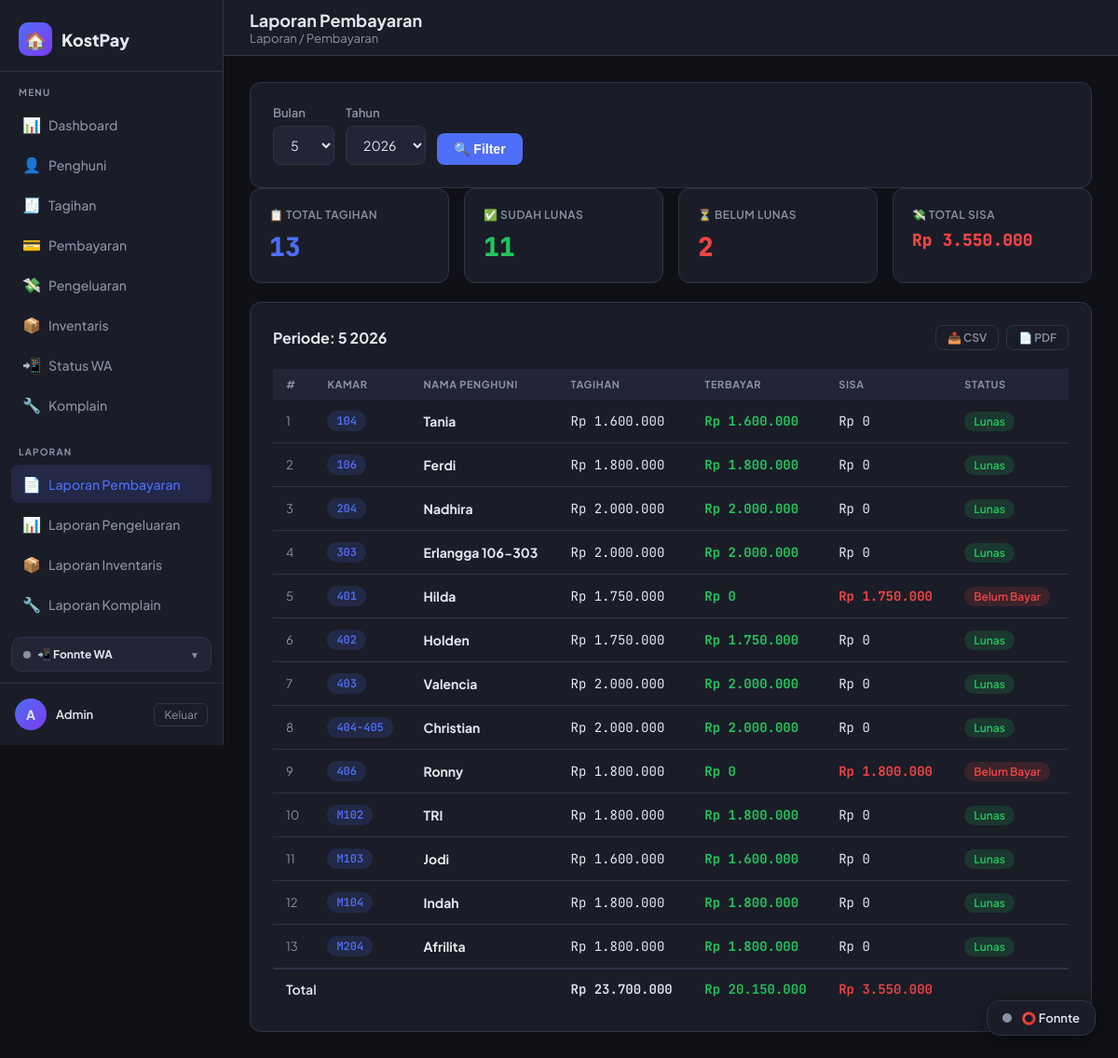
Page /laporan/pembayaran (signed in) on the committed database.
### tables this page shows
CREATE TABLE tagihan (
            id           INTEGER PRIMARY KEY AUTOINCREMENT,
            penghuni_id  INTEGER NOT NULL,
            bulan        TEXT    NOT NULL,   -- format: YYYY-MM
            jumlah       REAL    NOT NULL,
            keterangan   TEXT,
            status       TEXT    NOT NULL DEFAULT 'belum',  -- belum / lunas / sebagian
            created_at   TEXT    DEFAULT (datetime('now','localtime')), tanggal_jatuh_tempo TEXT, notif_wa_terkirim INTEGER NOT NULL DEFAULT 0, wa_count INTEGER DEFAULT 0,
            FOREIGN KEY (penghuni_id) REFERENCES penghuni(id)
        );

### routes/laporan_routes.py (the view)
@laporan_bp.route('/pembayaran')
@login_required
def pembayaran():
    bulan, tahun = _get_filter_params()
    db = get_db()
    rows = db.execute("""
        SELECT p.nama AS nama_penghuni, p.nomor_kamar,
               CAST(substr(t.bulan,6,2) AS INTEGER) AS bulan,
               CAST(substr(t.bulan,1,4) AS INTEGER) AS tahun,
               t.jumlah AS jumlah_tagihan,
               COALESCE(SUM(py.jumlah_bayar), 0) AS total_bayar, t.status
        FROM tagihan t
        JOIN penghuni p ON p.id = t.penghuni_id
        LEFT JOIN pembayaran py ON py.tagihan_id = t.id
        WHERE substr(t.bulan,6,2) = printf('%02d', ?) AND substr(t.bulan,1,4) = ?
        GROUP BY t.id ORDER BY p.nomor_kamar, p.nama
    """, (bulan, str(tahun))).fetchall()
    total_tagihan  = sum(r['jumlah_tagihan'] for r in rows)
    total_terbayar = sum(r['total_bayar']    for r in rows)
    total_sisa     = total_tagihan - total_terbayar
    jumlah_lunas   = sum(1 for r in rows if r['status'] == 'lunas')
    jumlah_belum   = len(rows) - jumlah_lunas
    return render_template('laporan/pembayaran.html',
        rows=rows, bulan=bulan, tahun=tahun,
        total_tagihan=total_tagihan, total_terbayar=total_terbayar,
        total_sisa=total_sisa, jumlah_lunas=jumlah_lunas,
        jumlah_belum=jumlah_belum, tahun_list=_tahun_list(db))

### models/database.py (called while the page is built)
def get_db():
    conn = sqlite3.connect(DATABASE)
    conn.row_factory = sqlite3.Row  # akses kolom via nama
    return conn

### routes/laporan_routes.py (called while the page is built)
def _get_filter_params():
    now = datetime.date.today()
    bulan = request.args.get('bulan', type=int, default=now.month)
    tahun = request.args.get('tahun', type=int, default=now.year)
    return bulan, tahun

def _tahun_list(db):
    rows = db.execute("SELECT DISTINCT substr(bulan,1,4) AS tahun FROM tagihan ORDER BY tahun DESC").fetchall()
    return [int(r['tahun']) for r in rows] or [datetime.date.today().year]

### utils/activity_logger.py (called while the page is built, shortened)
def log_activity(app):
    @app.before_request
    def _track():
        admin_id = session.get("admin_id")
        username = session.get("admin_username")
        if not admin_id or not username:
            return

### utils/auth.py (called while the page is built)
def login_required(f):
    @wraps(f)
    def decorated(*args, **kwargs):
        if 'admin_id' not in session:
            flash('Silakan login terlebih dahulu.', 'warning')
            return redirect(url_for('auth.login'))
        return f(*args, **kwargs)
    return decorated

### utils/context_processors.py (called while the page is built)
def register_context_processors(app):
    @app.context_processor
    def inject_komplain_badge():
        if not session.get('admin_id'):
            return {}
        try:
            from models.database import get_db
            row = get_db().execute(
                "SELECT COUNT(*) c FROM komplain WHERE status='baru'"
            ).fetchone()
            return {'komplain_baru_count': row['c'] if row and row['c'] else 0}
        except Exception:
            return {'komplain_baru_count': 0}

### utils/format_helper.py (called while the page is built)
def rupiah(amount) -> str:
    try:
        return f"Rp {float(amount):,.0f}".replace(",", ".")
    except (ValueError, TypeError):
        return "Rp 0"

def nama_bulan(bulan_str: str) -> str:
    BULAN = [
        '', 'Januari', 'Februari', 'Maret', 'April', 'Mei', 'Juni',
        'Juli', 'Agustus', 'September', 'Oktober', 'November', 'Desember'
    ]
    try:
        tahun, bln = bulan_str.split('-')
        return f"{BULAN[int(bln)]} {tahun}"
    except Exception:
        return bulan_str

def status_badge(status: str) -> dict:
    map_ = {
        'belum':   {'label': 'Belum Bayar', 'color': 'danger'},
        'sebagian':{'label': 'Sebagian',    'color': 'warning'},
        'lunas':   {'label': 'Lunas',       'color': 'success'},
    }
    return map_.get(status, {'label': status, 'color': 'secondary'})

### templates/laporan/pembayaran.html (shortened to what this page needs)
{% extends 'base.html' %}
{% block page_title %}Laporan Pembayaran{% endblock %}
{% block breadcrumb %}Laporan / Pembayaran{% endblock %}
{% block content %}
<div class="card mb-3">
  <form method="get" style="display:flex; gap:12px; align-items:flex-end; flex-wrap:wrap;">
    <div class="form-group" style="margin:0;">
      <label>Bulan</label>
      <select name="bulan">
        {% for b in range(1,13) %}
          <option value="{{ b }}" {% if b == bulan %}selected{% endif %}>{{ b | nama_bulan }}</option>
        {% endfor %}
      </select>
    </div>
    <div class="form-group" style="margin:0;">
      <label>Tahun</label>
      <select name="tahun">
        {% for t in tahun_list %}
          <option value="{{ t }}" {% if t == tahun %}selected{% endif %}>{{ t }}</option>
        {% endfor %}
      </select>
    </div>
    <button type="submit" class="btn btn-primary">🔍 Filter</button>
  </form>
</div>
<div class="stats-grid" style="margin-bottom:20px;">
  <div class="stat-card accent">
    <div class="stat-label">📋 Total Tagihan</div>
    <div class="stat-value">{{ rows | length }}</div>
  </div>
  <div class="stat-card green">
    <div class="stat-label">✅ Sudah Lunas</div>
    <div class="stat-value">{{ jumlah_lunas }}</div>
  </div>
  <div class="stat-card red">
    <div class="stat-label">⏳ Belum Lunas</div>
    <div class="stat-value">{{ jumlah_belum }}</div>
  </div>
  <div class="stat-card red">
    <div class="stat-label">💸 Total Sisa</div>
    <div class="stat-value" style="font-size:18px;">{{ total_sisa | rupiah }}</div>
  </div>
</div>
<div class="card">
  <div class="card-header">
    <div class="card-title">Periode: {{ bulan | nama_bulan }} {{ tahun }}</div>
    <div style="display:flex; gap:8px;">
      <a href="{{ url_for('laporan.export_pembayaran_csv', bulan=bulan, tahun=tahun) }}"
         class="btn btn-outline btn-sm">📥 CSV</a>
      <a href="{{ url_for('laporan.export_pembayaran_pdf', bulan=bulan, tahun=tahun) }}"
         class="btn btn-outline btn-sm">📄 PDF</a>
    </div>
  </div>
  <div class="table-wrap">
    <table>
      <thead>
        <tr>
          <th>#</th>
          <th>Kamar</th>
          <th>Nama Penghuni</th>
          <th>Tagihan</th>
          <th>Terbayar</th>
          <th>Sisa</th>
          <th>Status</th>
        </tr>
      </thead>
      <tbody>
        {% for r in rows %}
        {% set badge = r.status | status_badge %}
        {% set sisa_row = r.jumlah_tagihan - r.total_bayar %}
        <tr>
          <td class="text-muted">{{ loop.index }}</td>
          <td><span class="badge badge-info text-mono">{{ r.nomor_kamar }}</span></td>
          <td class="fw-bold">{{ r.nama_penghuni }}</td>
          <td class="text-mono">{{ r.jumlah_tagihan | rupiah }}</td>
          <td class="text-mono text-green fw-bold">{{ r.total_bayar | rupiah }}</td>
          <td class="text-mono {% if sisa_row > 0 %}text-red fw-bold{% endif %}">
            {{ sisa_row | rupiah }}
          </td>
          <td>
            <span class="badge badge-{{ badge.color }}">{{ badge.label }}</span>
          </td>
        </tr>
        {% else %}
        <tr>
          <td colspan="7" style="text-align:center; padding:32px; color:var(--muted);">
            Tidak ada data untuk periode ini.
          </td>
        </tr>
        {% endfor %}
      </tbody>
      {% if rows %}
      <tfoot>
        <tr style="font-weight:600; border-top:2px solid var(--border);">
          <td colspan="3">Total</td>
          <td class="text-mono">{{ total_tagihan | rupiah }}</td>
          <td class="text-mono text-green">{{ total_terbayar | rupiah }}</td>
          <td class="text-mono text-red">{{ total_sisa | rupiah }}</td>
          <td></td>
        </tr>
      </tfoot>
      {% endif %}
    </table>
  </div>
</div>
{% endblock %}

### templates/base.html (style rules this page uses)
:root { --bg: #0f1117; --surface: #1a1d27; --surface2: #222535; --border: #2e3347; --accent: #4f6ef7; --accent2: #7c3aed; --green: #22c55e; --yellow: #eab308; --red: #ef4444; --text: #e2e8f0; --muted: #8892a4; --font: 'Plus Jakarta Sans', sans-serif; --mono: 'JetBrains Mono', monospace; --radius: 12px; --sidebar-w: 240px; }
* { box-sizing: border-box; margin: 0; padding: 0; }
body { font-family: var(--font); background: var(--bg); color: var(--text); min-height: 100vh; display: flex; }
.card { background: var(--surface); border: 1px solid var(--border); border-radius: var(--radius); padding: 24px; }
.card-header { display: flex; align-items: center; justify-content: space-between; margin-bottom: 20px; }
.card-title { font-size: 16px; font-weight: 700; }
.stats-grid { display: grid; grid-template-columns: repeat(auto-fit, minmax(200px,1fr)); gap: 16px; margin-bottom: 24px; }
.stat-card { background: var(--surface); border: 1px solid var(--border); border-radius: var(--radius); padding: 20px; }
.stat-label { font-size: 12px; color: var(--muted); font-weight: 600; text-transform: uppercase; letter-spacing: .5px; margin-bottom: 8px; }
.stat-value { font-size: 28px; font-weight: 800; font-family: var(--mono); }
.stat-card.accent .stat-value { color: var(--accent); }
.stat-card.green .stat-value { color: var(--green); }
.stat-card.red .stat-value { color: var(--red); }
.table-wrap { overflow-x: auto; }
table { width: 100%; border-collapse: collapse; font-size: 14px; }
th { background: var(--surface2); color: var(--muted); font-size: 11px; font-weight: 700; text-transform: uppercase; letter-spacing: .6px; padding: 10px 14px; text-align: left; }
td { padding: 12px 14px; border-bottom: 1px solid var(--border); }
tr:last-child td { border-bottom: none; }
.badge { display: inline-flex; align-items: center; padding: 3px 10px; border-radius: 20px; font-size: 12px; font-weight: 600; }
.badge-success { background: rgba(34,197,94,.15); color: var(--green); }
.badge-danger { background: rgba(239,68,68,.15); color: var(--red); }
.badge-info { background: rgba(79,110,247,.15); color: var(--accent); }
.btn { display: inline-flex; align-items: center; gap: 6px; padding: 9px 18px; border-radius: 8px; font-size: 14px; font-weight: 600; cursor: pointer; border: none; text-decoration: none; transition: all .15s; }
.btn-primary { background: var(--accent); color: #fff; }
.btn-sm { padding: 5px 12px; font-size: 12px; }
.btn-outline { background: none; border: 1px solid var(--border); color: var(--muted); }
.form-group { margin-bottom: 18px; }
label { display: block; font-size: 13px; font-weight: 600; margin-bottom: 6px; color: var(--muted); }
input, select, textarea { width: 100%; background: var(--surface2); border: 1px solid var(--border); border-radius: 8px; padding: 10px 14px; color: var(--text); font-family: var(--font); font-size: 14px; outline: none; transition: border-color .15s; }
select option { background: var(--surface2); }
.text-muted { color: var(--muted); font-size: 13px; }
.text-mono { font-family: var(--mono); }
.fw-bold { font-weight: 700; }
.text-green { color: var(--green); }
.text-red { color: var(--red); }

### rows in the picture
tagihan: nomor_kamar "104", nama_penghuni "Tania", jumlah_tagihan|rupiah "Rp 1.600.000", total_bayar|rupiah "Rp 1.600.000", sisa_row "Rp 0", label "Lunas"
tagihan: nomor_kamar "106", nama_penghuni "Ferdi", jumlah_tagihan|rupiah "Rp 1.800.000", total_bayar|rupiah "Rp 1.800.000", sisa_row "Rp 0", label "Lunas"
tagihan: nomor_kamar "204", nama_penghuni "Nadhira", jumlah_tagihan|rupiah "Rp 2.000.000", total_bayar|rupiah "Rp 2.000.000", sisa_row "Rp 0", label "Lunas"
tagihan: nomor_kamar "303", nama_penghuni "Erlangga 106-303", jumlah_tagihan|rupiah "Rp 2.000.000", total_bayar|rupiah "Rp 2.000.000", sisa_row "Rp 0", label "Lunas"
tagihan: nomor_kamar "401", nama_penghuni "Hilda", jumlah_tagihan|rupiah "Rp 1.750.000", total_bayar|rupiah "Rp 0", sisa_row "Rp 1.750.000", label "Belum Bayar"
tagihan: nomor_kamar "402", nama_penghuni "Holden", jumlah_tagihan|rupiah "Rp 1.750.000", total_bayar|rupiah "Rp 1.750.000", sisa_row "Rp 0", label "Lunas"
tagihan: nomor_kamar "403", nama_penghuni "Valencia", jumlah_tagihan|rupiah "Rp 2.000.000", total_bayar|rupiah "Rp 2.000.000", sisa_row "Rp 0", label "Lunas"
tagihan: nomor_kamar "404-405", nama_penghuni "Christian", jumlah_tagihan|rupiah "Rp 2.000.000", total_bayar|rupiah "Rp 2.000.000", sisa_row "Rp 0", label "Lunas"
tagihan: nomor_kamar "406", nama_penghuni "Ronny", jumlah_tagihan|rupiah "Rp 1.800.000", total_bayar|rupiah "Rp 0", sisa_row "Rp 1.800.000", label "Belum Bayar"
tagihan: nomor_kamar "M102", nama_penghuni "TRI", jumlah_tagihan|rupiah "Rp 1.800.000", total_bayar|rupiah "Rp 1.800.000", sisa_row "Rp 0", label "Lunas"
tagihan: nomor_kamar "M103", nama_penghuni "Jodi", jumlah_tagihan|rupiah "Rp 1.600.000", total_bayar|rupiah "Rp 1.600.000", sisa_row "Rp 0", label "Lunas"
tagihan: nomor_kamar "M104", nama_penghuni "Indah", jumlah_tagihan|rupiah "Rp 1.800.000", total_bayar|rupiah "Rp 1.800.000", sisa_row "Rp 0", label "Lunas"
tagihan: nomor_kamar "M204", nama_penghuni "Afrilita", jumlah_tagihan|rupiah "Rp 1.800.000", total_bayar|rupiah "Rp 1.800.000", sisa_row "Rp 0", label "Lunas"

### other values in the picture
{{ (session.admin_nama or 'A')[0] }} "A"
{{ session.admin_nama or 'Admin' }} "Admin"
{{ rows | length }} "13"
{{ jumlah_lunas }} "11"
{{ jumlah_belum }} "2"
{{ total_sisa | rupiah }} "Rp 3.550.000"
{{ bulan | nama_bulan }} "5"
{{ tahun }} "2026"
{{ total_tagihan | rupiah }} "Rp 23.700.000"
{{ total_terbayar | rupiah }} "Rp 20.150.000"
form field bulan "5"
form field tahun "2026"
